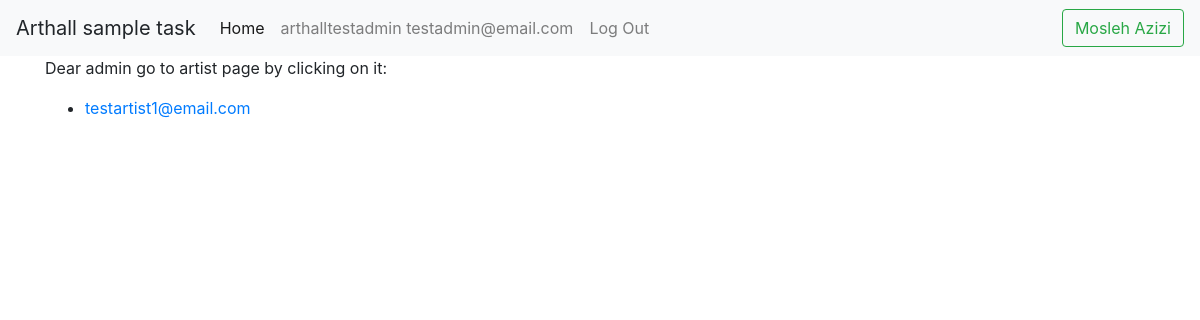
The page /register-confirmation/ (signed in) on the database as committed earlier.
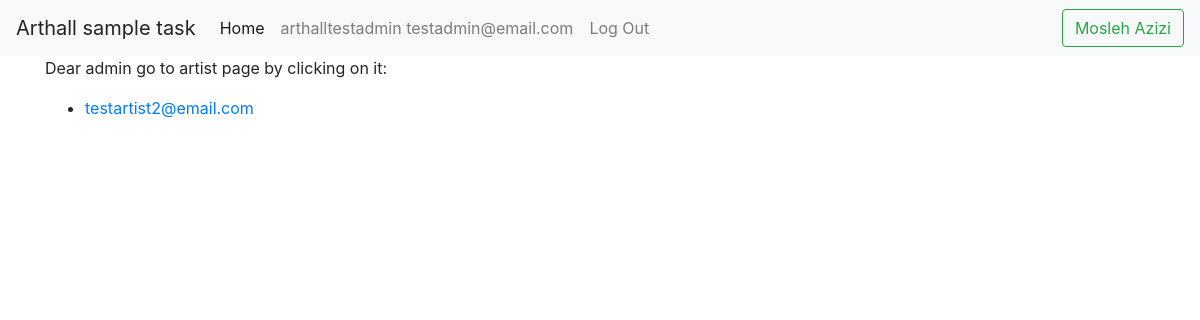
The same page on the database as committed later.
### accounts/models.py (models this page shows)
class CustomUser(AbstractUser):
    phone_number = PhoneNumberField()
    is_artist = models.BooleanField(default=True)
    confirm_user = models.BooleanField(default=False)
    def __str__(self):
        return self.email

### pages/views.py (the view)
# urls.py: path('register-confirmation/', RegisterConfirmationView.as_view(), name='register_confirmation'), # url of page that admin see list of not confirmed artists
class RegisterConfirmationView(LoginRequiredMixin, ListView):
    model = CustomUser
    template_name = 'pages/register_confirmation.html'
    fields = ('email', 'is_artist', 'confirm_user',)
    def get_queryset(self):
        querySet = CustomUser.objects.filter(confirm_user=False, is_artist=True)
        return querySet
    def get_context_data(self, **kwargs):
        context = super().get_context_data(**kwargs)
        context['not_confirmed_artists'] = context['object_list']
        del context['object_list']
        return context
    def dispatch(self, request: HttpRequest, *args: Any, **kwargs: Any):
        if request.user.is_anonymous:
            return HttpResponseForbidden()
        elif request.user.is_authenticated:
            if (request.user.is_artist and request.user.confirm_user) or (request.user.is_artist and not request.user.confirm_user):
                return HttpResponseForbidden()
        return super().dispatch(request, *args, **kwargs)

### templates/pages/register_confirmation.html (shortened to what this page needs)
{% extends "_base.html" %}
    {% block content %}
        <div class='container'>
            <div>
                <p>Dear admin go to artist page by clicking on it:</p>
            </div>
            <ul>
                {% for artist in not_confirmed_artists %}
                    <li>
                        <p><a href="{% url "user_update" artist.pk %}?next={{ request.path }}">{{artist}}</a></p>
                    </li>
                {% endfor %}
            </ul>
        </div>
    {% endblock content %}

Rows that differ between the two databases and show on the page:
no longer on this page (row edited): CustomUser: email "testartist1@email.com"
added CustomUser: email "testartist2@email.com"
